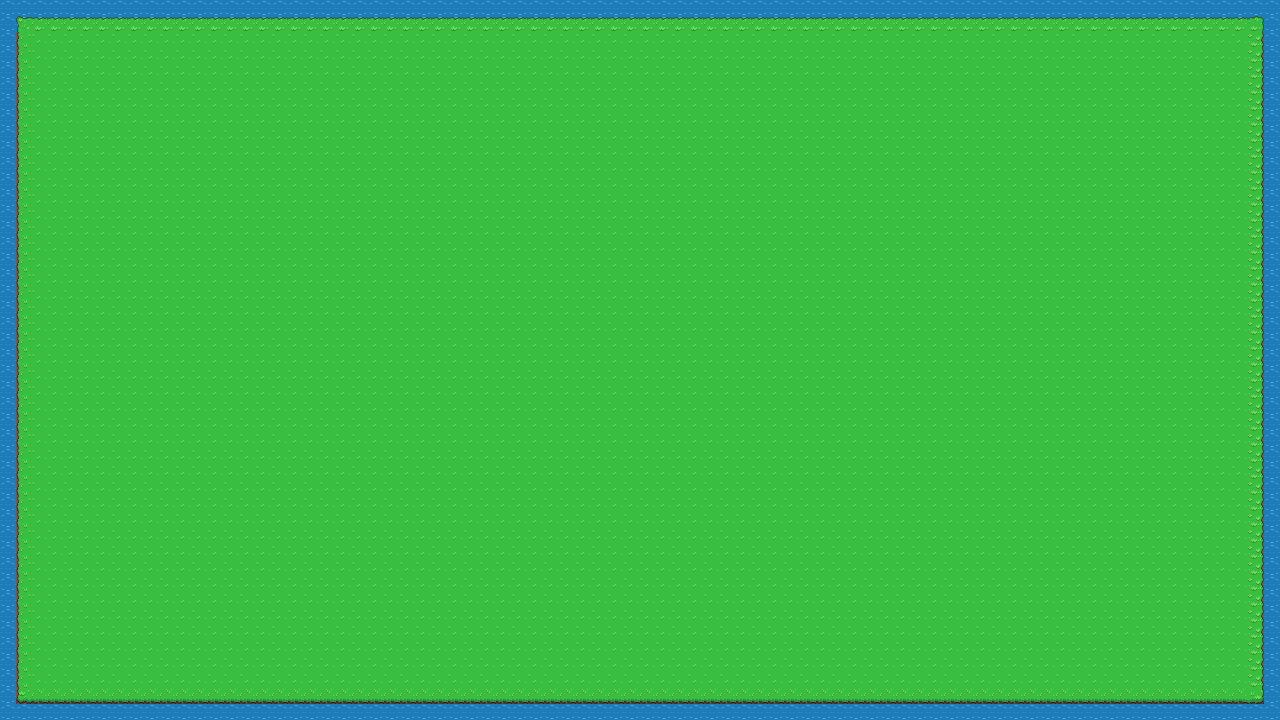

Below is a game level as drawn by its tile map, then a one-line description and the .tmx that defines it (tile-layer data replaced by summaries):
An orthogonal 80x45 tile map with 16x16 px tiles, 2 tile layers (water, ground).

<map version="1.10" tiledversion="1.11.2" orientation="orthogonal" renderorder="right-down" width="80" height="45" tilewidth="16" tileheight="16" infinite="0" nextlayerid="3" nextobjectid="1">
 <tileset firstgid="1" name="Overworld" tilewidth="16" tileheight="16" tilecount="1440" columns="40">
  <image source="Overworld.png" width="640" height="576" />
  <tile id="124">
   <animation>
    <frame tileid="163" duration="100" />
    <frame tileid="164" duration="100" />
    <frame tileid="165" duration="100" />
    <frame tileid="124" duration="100" />
    <frame tileid="123" duration="100" />
   </animation>
  </tile>
 </tileset>
 <layer id="1" name="water" width="80" height="45">
  <data>[3600 cells, 3600 non-empty, 1 distinct tile ids]</data>
 </layer>
 <layer id="2" name="ground" width="80" height="45">
  <data>[3600 cells, 3354 non-empty, 9 distinct tile ids]</data>
 </layer>
</map>
